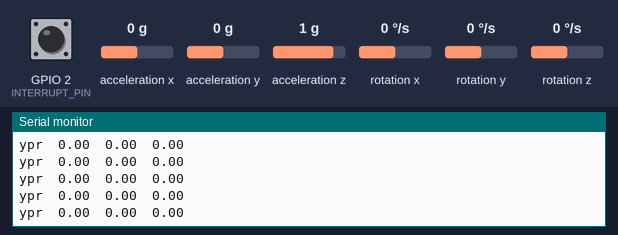
Bench run of a sketch on a simulated ESP32. Shown: the last lines printed to the serial monitor. The test bench sets the inputs (shaded band); at power-on: acceleration x 0 g, acceleration y 0 g, rotation z 0 °/s, acceleration z 1 g, GPIO 2 (INTERRUPT_PIN) LOW, rotation x 0 °/s, rotation y 0 °/s. WiFi joins after 1.5 s; servers stay silent unless stated; the sensor or clock chip raises its interrupt line as the real part does; no MQTT or app messages arrive unless stated.

Above: at 3.4 s.
3.5 s: acceleration x set to 0.8 g
At 4.0 s:
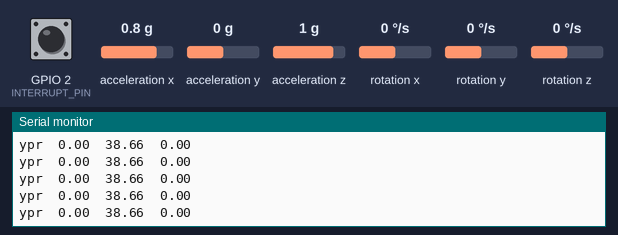
6.5 s: acceleration y set to -1.4 g
At 7.5 s:
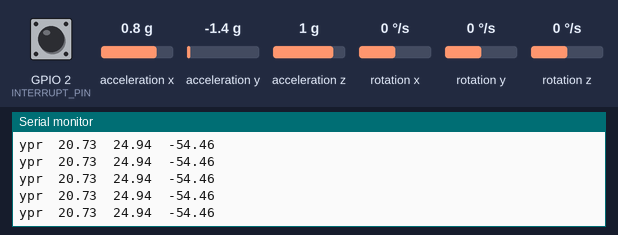
9.5 s: rotation z set to 100 °/s
At 10.3 s:
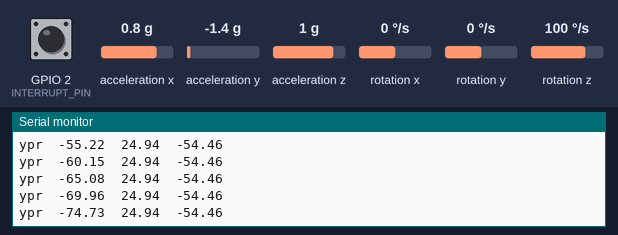
12.5 s: acceleration z set to 1.4 g
At 13.3 s:
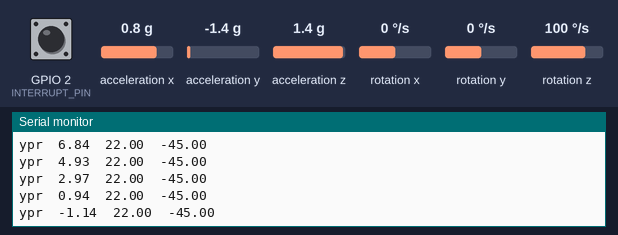
15.5 s: acceleration x set to -0.8 g
At 16.5 s:
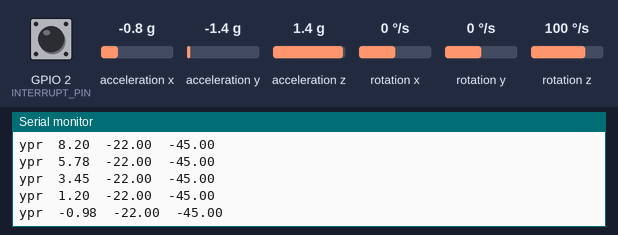
18.5 s: acceleration z set to 0 g
At 19.2 s:
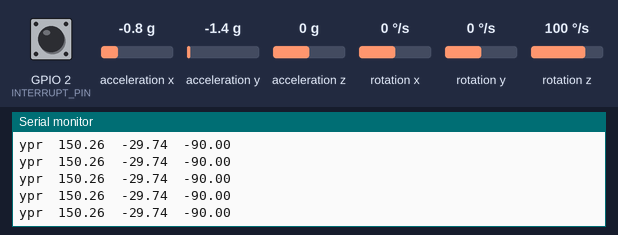
Timing chart, 0 to 21.5 s (numbered marks = the images above; inputs shaded):
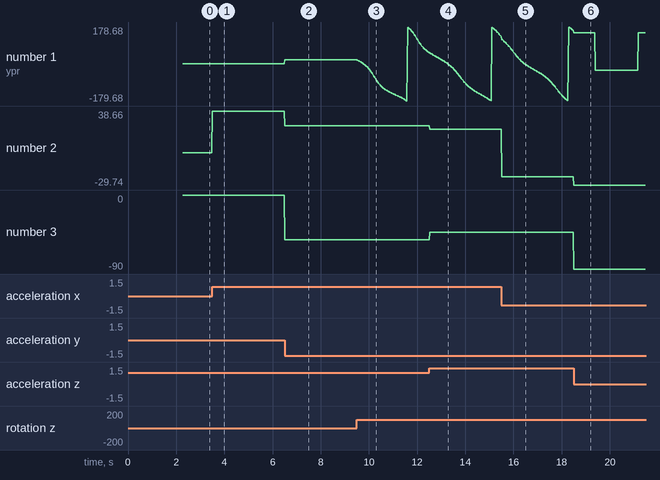

The sketch:

esp32_ghostsong_gyro_control.ino
```cpp
// SEE EXEMPLE_MPU6050 FOR THE CONFIG, THIS FILE IS A COPY PASTE OF IT MOSTLY, I'VE JUST ADDED MQTT STUFF AND REMOVED UNUSED LINE

// I2Cdev and MPU6050 must be installed as libraries, or else the .cpp/.h files
// for both classes must be in the include path of your project
#include "I2Cdev.h"

#include "MPU6050_6Axis_MotionApps20.h"
//#include "MPU6050.h" // not necessary if using MotionApps include file

// Arduino Wire library is required if I2Cdev I2CDEV_ARDUINO_WIRE implementation
// is used in I2Cdev.h
#if I2CDEV_IMPLEMENTATION == I2CDEV_ARDUINO_WIRE
#include "Wire.h"
#endif

// Wifi libraries for MQTT
#include "WiFi.h"
#include "PubSubClient.h"

// class default I2C address is 0x68
// specific I2C addresses may be passed as a parameter here
// AD0 low = 0x68 (default for SparkFun breakout and InvenSense evaluation board)
// AD0 high = 0x69
MPU6050 mpu;
//MPU6050 mpu(0x69); // <-- use for AD0 high

#define INTERRUPT_PIN 2  // use pin 2 on Arduino Uno & most boards

// MPU control/status vars
bool dmpReady = false;   // set true if DMP init was successful
uint8_t mpuIntStatus;    // holds actual interrupt status byte from MPU
uint8_t devStatus;       // return status after each device operation (0 = success, !0 = error)
uint16_t packetSize;     // expected DMP packet size (default is 42 bytes)
uint16_t fifoCount;      // count of all bytes currently in FIFO
uint8_t fifoBuffer[64];  // FIFO storage buffer

// orientation/motion vars
Quaternion q;         // [w, x, y, z]         quaternion container
VectorFloat gravity;  // [x, y, z]            gravity vector
float ypr[3];         // [yaw, pitch, roll]   yaw/pitch/roll container and gravity vector

// Wifi & MQTT configuration
const char *ssid = "SuperMango";
const char *password = "goodlife";
const char *mqtt_broker = "192.168.8.231";
const char *mqtt_username = "guzygx";
const char *mqtt_password = "password";
const int mqtt_port = 1883;
const char *topic = "GhostSong";
String client_id = "esp32-client-" + String(WiFi.macAddress());

WiFiClient espClient;
PubSubClient client(espClient);

// ================================================================
// ===               INTERRUPT DETECTION ROUTINE                ===
// ================================================================

volatile bool mpuInterrupt = false;  // indicates whether MPU interrupt pin has gone high
void dmpDataReady() {
  mpuInterrupt = true;
}

// Receive MQTT message
void callback(char *topic, byte *payload, unsigned int length) {
  Serial.print("Message arrived in topic: ");
  Serial.println(topic);
  Serial.print("Message:");
  for (int i = 0; i < length; i++) {
    Serial.print((char)payload[i]);
  }
  Serial.println();
  Serial.println("-----------------------");
}

// ================================================================
// ===                      INITIAL SETUP                       ===
// ================================================================

void setup() {
// join I2C bus (I2Cdev library doesn't do this automatically)
  Wire.begin();
  Wire.setClock(400000);  // 400kHz I2C clock. Comment this line if having compilation difficulties

  Serial.begin(9600);

 // Connecting to Wifi & MQTT
  WiFi.begin(ssid, password);
  while (WiFi.status() != WL_CONNECTED) {
    delay(500);
    Serial.println("Connecting to WiFi...");
  }

  Serial.println("Connected to the Wi-Fi network");

  //Connect to MQTT broker
  client.setServer(mqtt_broker, mqtt_port);
  client.setCallback(callback);
  while (!client.connected()) {
    Serial.printf("The client %s connects to the MQTT broker\n", client_id.c_str());
    if (client.connect(client_id.c_str(), mqtt_username, mqtt_password)) {
      Serial.println("MQTT broker connected");
    } else {
      Serial.print("failed with state ");
      Serial.print(client.state());
      delay(2000);
    }
  }


  // initialize device
  Serial.println(F("Initializing I2C devices..."));
  mpu.initialize();
  pinMode(INTERRUPT_PIN, INPUT);

  // verify connection
  Serial.println(F("Testing device connections..."));
  Serial.println(mpu.testConnection() ? F("MPU6050 connection successful") : F("MPU6050 connection failed"));

  // load and configure the DMP
  Serial.println(F("Initializing DMP..."));
  devStatus = mpu.dmpInitialize();

  // supply your own gyro offsets here, scaled for min sensitivity
  // SEE IMU_ZERO to get these values (it's the last four of the final output)
  mpu.setXGyroOffset(55);
  mpu.setYGyroOffset(-4);
  mpu.setZGyroOffset(64);
  mpu.setZAccelOffset(2864);

  // make sure it worked (returns 0 if so)
  if (devStatus == 0) {
    // Calibration Time: generate offsets and calibrate our MPU6050
    mpu.CalibrateAccel(6);
    mpu.CalibrateGyro(6);
    mpu.PrintActiveOffsets();
    // turn on the DMP, now that it's ready
    Serial.println(F("Enabling DMP..."));
    mpu.setDMPEnabled(true);

    // enable Arduino interrupt detection
    Serial.print(F("Enabling interrupt detection (Arduino external interrupt "));
    Serial.print(digitalPinToInterrupt(INTERRUPT_PIN));
    Serial.println(F(")..."));
    attachInterrupt(digitalPinToInterrupt(INTERRUPT_PIN), dmpDataReady, RISING);
    mpuIntStatus = mpu.getIntStatus();

    // set our DMP Ready flag so the main loop() function knows it's okay to use it
    Serial.println(F("DMP ready! Waiting for first interrupt..."));
    dmpReady = true;

    // get expected DMP packet size for later comparison
    packetSize = mpu.dmpGetFIFOPacketSize();
  } else {
    // ERROR!
    // 1 = initial memory load failed
    // 2 = DMP configuration updates failed
    // (if it's going to break, usually the code will be 1)
    Serial.print(F("DMP Initialization failed (code "));
    Serial.print(devStatus);
    Serial.println(F(")"));
  }
}

// ================================================================
// ===                    MAIN PROGRAM LOOP                     ===
// ================================================================

void loop() {
  // if programming failed, don't try to do anything
  if (!dmpReady) return;
  // read a packet from FIFO
  if (mpu.dmpGetCurrentFIFOPacket(fifoBuffer)) {  // Get the Latest packet
    // display Euler angles in degrees
    mpu.dmpGetQuaternion(&q, fifoBuffer);
    mpu.dmpGetGravity(&gravity, &q);
    mpu.dmpGetYawPitchRoll(ypr, &q, &gravity);
    Serial.print("ypr\t");
    Serial.print(ypr[0] * 180 / M_PI);
    Serial.print("\t");
    Serial.print(ypr[1] * 180 / M_PI);
    Serial.print("\t");
    Serial.println(ypr[2] * 180 / M_PI);

  //Serial.println((String) "Heading: " + int(heading));
  //Serial.println((String) "Potentiometer: " + potentiometer);
  //Serial.println((String) "Distance: " + distance);

  char message[6];
  //sprintf(message, "%d %d %d", distance, potentiometer, int(heading));
  sprintf(message, "%d", 255);
  client.publish(topic, message);

  }
}
```

Measured:
- after the input at 3.5 s, the serial monitor: prints a new line at once (image 1)
- after the input at 6.5 s, the serial monitor: prints a new line at once (image 2)
- after the input at 9.5 s, the serial monitor: prints a new line at once (image 3)
- plotted number 1: 0 → 20.73 after the input at 6.5 s, 20.73 → 54.23 after the input at 9.5 s
- plotted number 2: 0 → 38.66 after the input at 3.5 s, 38.66 → 24.94 after the input at 6.5 s
- plotted number 3: 0 → -54.46 after the input at 6.5 s
